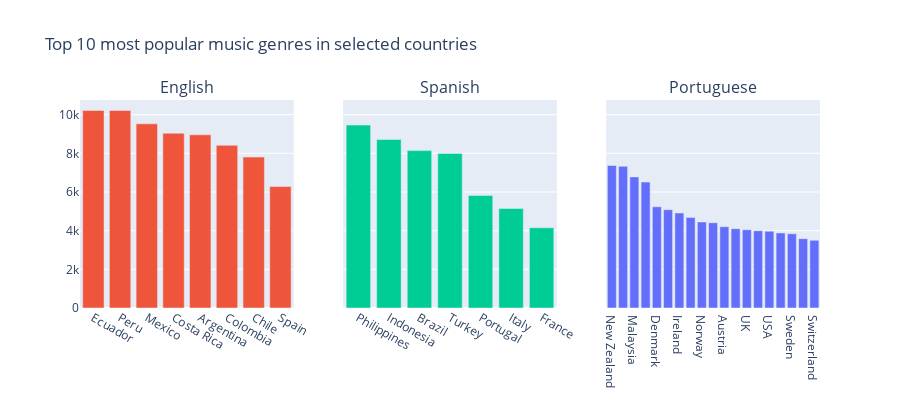

The cell this chart's notebook holds for it:
### Code cell
country_en = country[country.Cluster == 'english speaking and nordic'].sort_values(ascending=False, by = 'Mean_Popularity')
country_spanish = country[country.Cluster == 'spanish speaking'].sort_values(ascending=False, by = 'Mean_Popularity')
country_portuguese = country[country.Cluster == 'southern europe and portuguese heritage'].sort_values(ascending=False, by = 'Mean_Popularity')

fig = make_subplots(rows=1, cols=3, subplot_titles=("English", "Spanish", "Portuguese"), shared_yaxes=True)
fig.add_trace(go.Bar(x=country_en.Country, y=country_en.Mean_Popularity), row=1, col=3)
fig.add_trace(go.Bar(x=country_spanish.Country, y=country_spanish.Mean_Popularity), row=1, col=1)
fig.add_trace(go.Bar(x=country_portuguese.Country, y=country_portuguese.Mean_Popularity), row=1, col=2)
fig.update_layout(height=400, width=900,
                  title_text="Top 10 most popular music genres in selected countries", showlegend=False)
fig.show()

### Figure 1 — Plotly figure (JSON) as saved in the notebook; plotly's stock layout.template omitted (floating-point values rounded to 4 significant figures)
{"data": [{"type": "bar", "x": ["New Zealand", "Singapore", "Malaysia", "Australia", "Denmark", "Poland", "Ireland", "Canada", "Norway", "Belgium", "Austria", "Finland", "UK", "Netherlands", "USA", "Germany", "Sweden", "Taiwan", "Switzerland"], "xaxis": "x3", "y": [7370.0, 7329.0, 6781.0, 6515.0, 5233.0, 5083.0, 4912.0, 4678.0, 4450.0, 4410.0, 4202.0, 4100.0, 4046.0, 3994.0, 3973.0, 3881.0, 3837.0, 3586.0, 3500.0], "yaxis": "y3"}, {"type": "bar", "x": ["Ecuador", "Peru", "Mexico", "Costa Rica", "Argentina", "Colombia", "Chile", "Spain"], "xaxis": "x", "y": [10220.0, 10210.0, 9525.0, 9039.0, 8956.0, 8411.0, 7804.0, 6279.0], "yaxis": "y"}, {"type": "bar", "x": ["Philippines", "Indonesia", "Brazil", "Turkey", "Portugal", "Italy", "France"], "xaxis": "x2", "y": [9460.0, 8715.0, 8139.0, 7991.0, 5820.0, 5145.0, 4149.0], "yaxis": "y2"}], "layout": {"annotations": [{"font": {"size": 16}, "showarrow": false, "text": "English", "x": 0.1444, "xanchor": "center", "xref": "paper", "y": 1, "yanchor": "bottom", "yref": "paper"}, {"font": {"size": 16}, "showarrow": false, "text": "Spanish", "x": 0.5, "xanchor": "center", "xref": "paper", "y": 1, "yanchor": "bottom", "yref": "paper"}, {"font": {"size": 16}, "showarrow": false, "text": "Portuguese", "x": 0.8556, "xanchor": "center", "xref": "paper", "y": 1, "yanchor": "bottom", "yref": "paper"}], "height": 400, "showlegend": false, "title": {"text": "Top 10 most popular music genres in selected countries"}, "width": 900, "xaxis": {"anchor": "y", "autorange": true, "domain": [0, 0.2889], "range": [-0.5, 7.5], "type": "category"}, "xaxis2": {"anchor": "y2", "autorange": true, "domain": [0.3556, 0.6444], "range": [-0.5, 6.5], "type": "category"}, "xaxis3": {"anchor": "y3", "autorange": true, "domain": [0.7111, 1], "range": [-0.5, 18.5], "type": "category"}, "yaxis": {"anchor": "x", "autorange": true, "domain": [0, 1], "range": [0, 10760.0], "type": "linear"}, "yaxis2": {"anchor": "x2", "autorange": true, "domain": [0, 1], "matches": "y", "range": [0, 10760.0], "showticklabels": false, "type": "linear"}, "yaxis3": {"anchor": "x3", "autorange": true, "domain": [0, 1], "matches": "y", "range": [0, 10760.0], "showticklabels": false, "type": "linear"}}}
